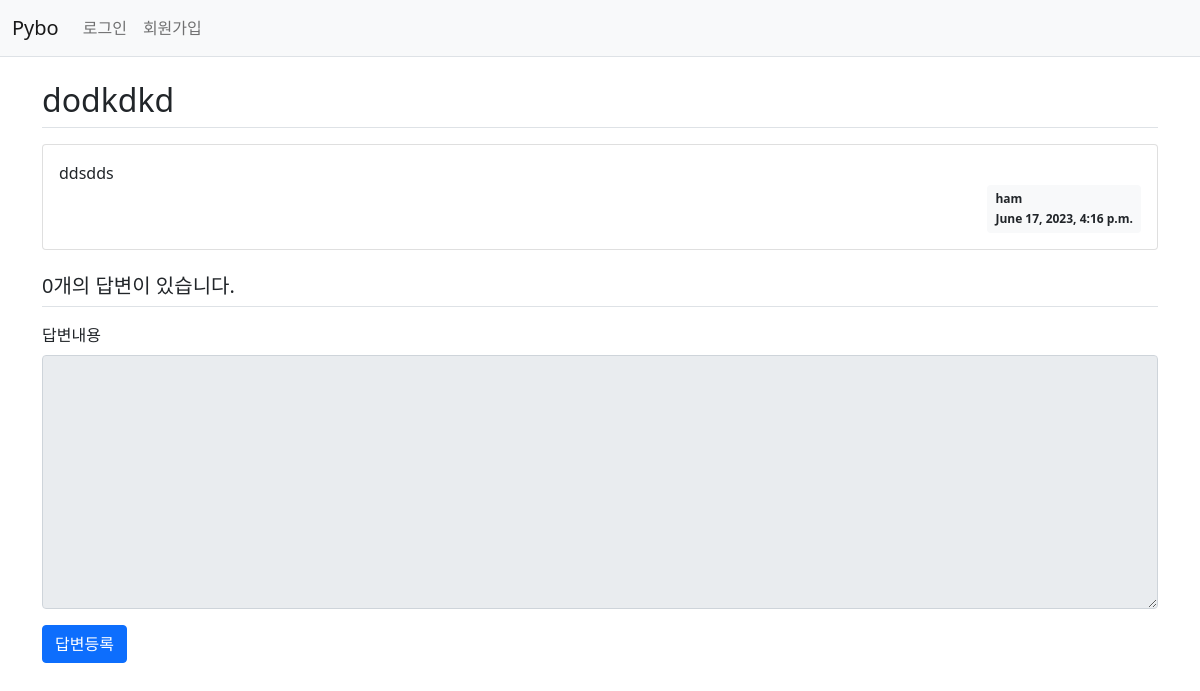
/12/, run on an earlier commit of the app's database.
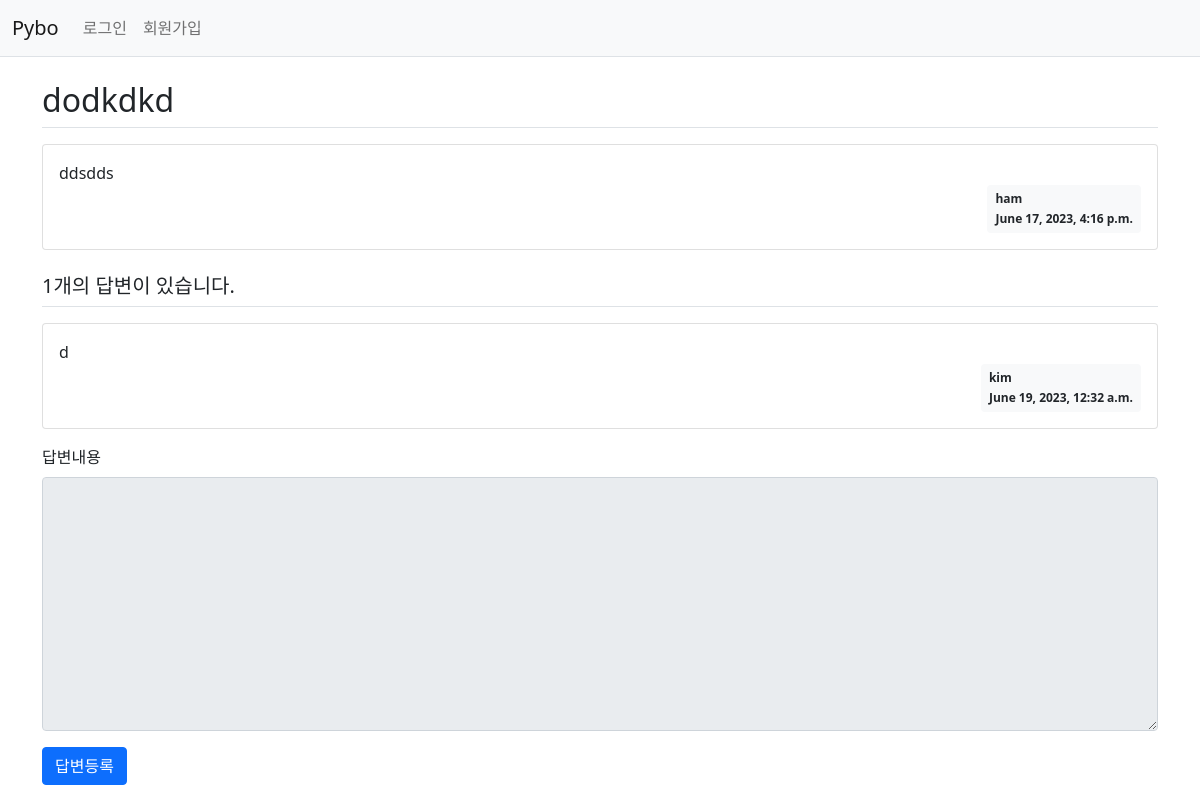
And on a later commit of the database.
### pybo/models.py (models this page shows)
class Question(models.Model):
    author = models.ForeignKey(User, on_delete=models.CASCADE, null=True)
    subject = models.CharField(max_length=200)
    content = models.TextField()
    create_date = models.DateTimeField()

class Answer(models.Model):
    author = models.ForeignKey(User, on_delete=models.CASCADE, null=True)
    question = models.ForeignKey(Question, on_delete=models.CASCADE)
    content = models.TextField()
    create_date = models.DateTimeField()

### pybo/views.py (the view)
# urls.py: path('<int:question_id>/', views.detail, name='detail'),
def detail(request, question_id):
    question = Question.objects.get(id=question_id)
    context = {'question': question}
    return render(request, 'pybo/question_detail.html', context)

### templates/pybo/question_detail.html (shortened to what this page needs)
{% extends 'base.html' %}
{% block content %}
<div class="container my-3">
    <h2 class="border-bottom py-2">{{ question.subject }}</h2>
    <div class="card my-3">
        <div class="card-body">
            <div class="card-text" style="white-space: pre-line;">{{ question.content }}</div>
            <div class="d-flex justify-content-end">
                <div class="badge bg-light text-dark p-2 text-start">
                    <div class="mb-2">{{ question.author.username }}</div>
                     <div> {{ question.create_date }}</div>
                </div>
            </div>
        </div>
    </div>
    <h5 class="border-bottom my-3 py-2">{{question.answer_set.count}}개의 답변이 있습니다.</h5>
    {% for answer in question.answer_set.all %}
    <div class="card my-3">
        <div class="card-body">
            <div class="card-text" style="white-space: pre-line;">{{ answer.content }}</div>
            <div class="d-flex justify-content-end">
                <div class="badge bg-light text-dark p-2 text-start">
                    <div class="mb-2">{{ answer.author.username }}</div>
                    <div>   {{ answer.create_date }}</div>
                </div>
            </div>
        </div>
    </div>
    {% endfor %}
    <form action="{% url 'pybo:answer_create' question.id %}" method="post" class="my-3">
        <div class="mb-3">
            <label for="content" class="form-label">답변내용</label>
            <textarea {% if not user.is_authenticated %}disabled{% endif %}
              name="content" id="content" class="form-control" rows="10"></textarea>
        </div>
        <input type="submit" value="답변등록" class="btn btn-primary">
    </form>
</div>
{% endblock %}

What changed in the data, as far as the page shows it:
computed for Question "dodkdkd": answer_set.count "0" → "1"
added Answer: content "d", author.username "kim", create_date "June 19, 2023, 12:32 a.m."
